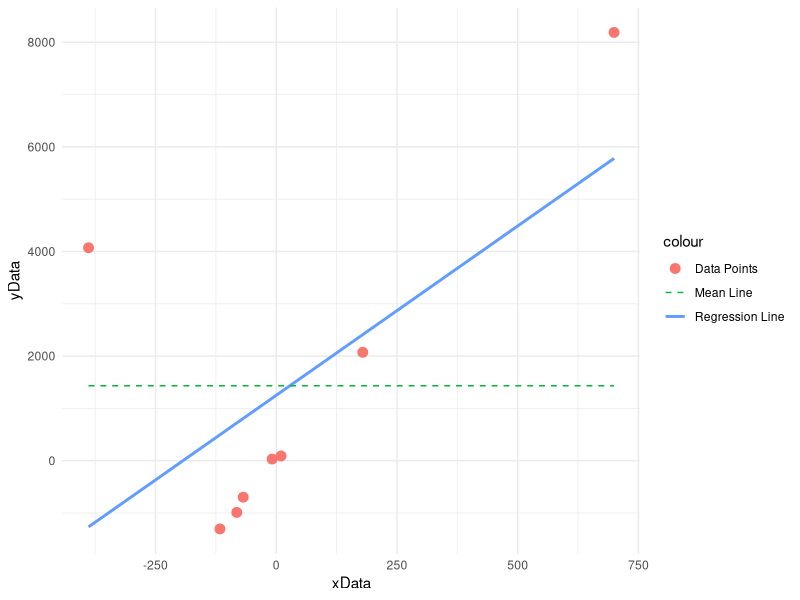
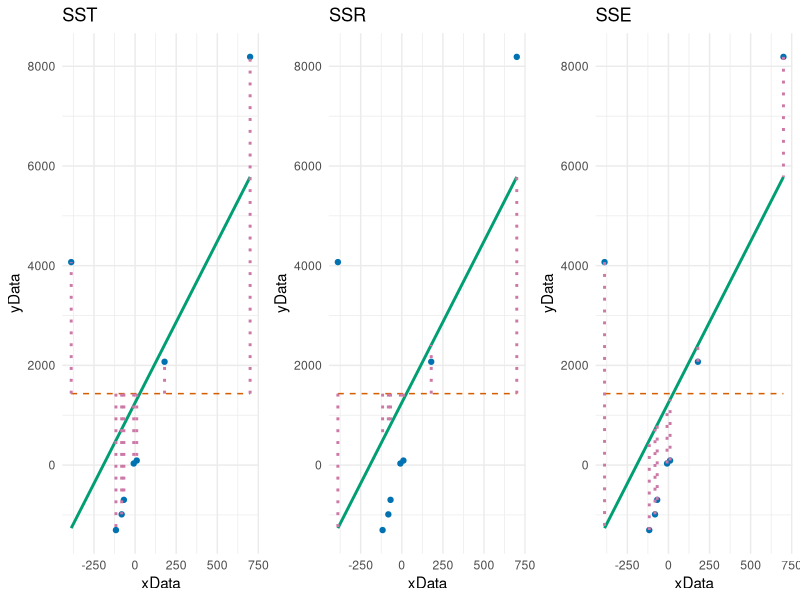

Source code (R) for these figures, in order:
## ---- chunk 1
#| echo: true
#| output: false
# Load required libraries
library(ggplot2)
library(dplyr)
library(gridExtra)


# Generate sample data
set.seed(1000)
n <- 8
xData <- runif(n, 1, 90)* rnorm(n, 4, 10)
yData <- (3 + 2 * xData* rnorm(n, 5, 5) + rbinom(n, 1, 0.2))

# Fit a linear model
fit <- lm(yData ~ xData)

# Calculate fitted values and mean of y
yFitted <- predict(fit)
yMean <- mean(yData)

# Create a data frame for plotting
df <- data.frame(xData, yData, yFitted)
## ---- chunk 2
summary(fit)
## ---- chunk 3
head(df, 8)
## ---- chunk 4
# Create the base plot
p <- ggplot(df, aes(x = xData, y = yData)) +
  geom_point(aes(color = "Data Points"), size = 3) +
  geom_smooth(method = "lm", se = FALSE, aes(color = "Regression Line")) +
  geom_line(data = data.frame(xData = c(min(xData), max(xData)), yMean = rep(yMean, 2)), aes(x = xData, y = yMean, color = "Mean Line"), linetype = "dashed") +
  theme(legend.title = element_blank()) +
  # improve aesthetics
  theme_minimal() 
  p

## ---- chunk 5
# SSY
sum((df$yData - mean(df$yData))^2)
## ---- chunk 6
# SSX
sum((df$xData- mean(df$xData))^2)
## ---- chunk 7
# SSXY
# SXY = sum((cars$speed - mean(cars$speed)) * (cars$dist - mean(cars$dist)))
sum( (df$xData- mean(df$xData))*(df$yData- mean(df$yData)) )
## ---- chunk 8
# SSR
sum((df$yFitted - mean(df$yData))^2)
## ---- chunk 9
# SSE
sum((df$yData- df$yFitted)^2) 
## ---- chunk 10
# R^2
sum((df$yFitted - mean(df$yData))^2) / sum((df$yData - mean(df$yData))^2)
## ---- chunk 11
#| echo: false
# Define custom color palette
custom_colors <- c("#0072B2", "#D55E00", "#009E73", "#CC79A7", "#F0E442")

# Create the base plot
p <- ggplot(df, aes(x = xData, y = yData)) +
  geom_point(aes(color = "Data Points")) +
  geom_smooth(method = "lm", se = FALSE, aes(color = "Regression Line (SSR)")) +
  geom_line(data = data.frame(xData = c(min(xData), max(xData)), yMean = rep(yMean, 2)), aes(x = xData, y = yMean, color = "Mean Line (SST)"), linetype = "dashed") +
  theme(legend.title = element_blank()) +
    guides(color = "none")  +
  # improve aesthetics
  theme_minimal() 


# Add lines to represent SSE
p1 <- p + geom_segment(data = df, aes(x = xData, y = yData, xend = xData, 
                                      yend = yFitted, color = "SSE"), 
                       linetype = "dotted", linewidth=1) +   
  scale_color_manual(values = custom_colors) +
  ggtitle("SSE")   # Add title


# Add lines to represent SSR
p2 <- p + geom_segment(data = df, aes(x = xData, y = yMean, xend = xData, 
                                      yend = yFitted, color = "SSR"), 
                       linetype = "dotted", linewidth=1) +
                       scale_color_manual(values = custom_colors) +
  ggtitle("SSR")   # Add title


# Add lines to represent SST
p3 <- p + geom_segment(data = df, aes(x = xData, y = yMean, xend = xData, 
                                      yend = yData, color = "SST"), 
                       linetype = "dotted", linewidth=1) +
  scale_color_manual(values = custom_colors) +
  ggtitle("SST")   # Add title
  


# Arrange the plots in a 1x3 grid
grid.arrange(p3, p2, p1, ncol=3)
